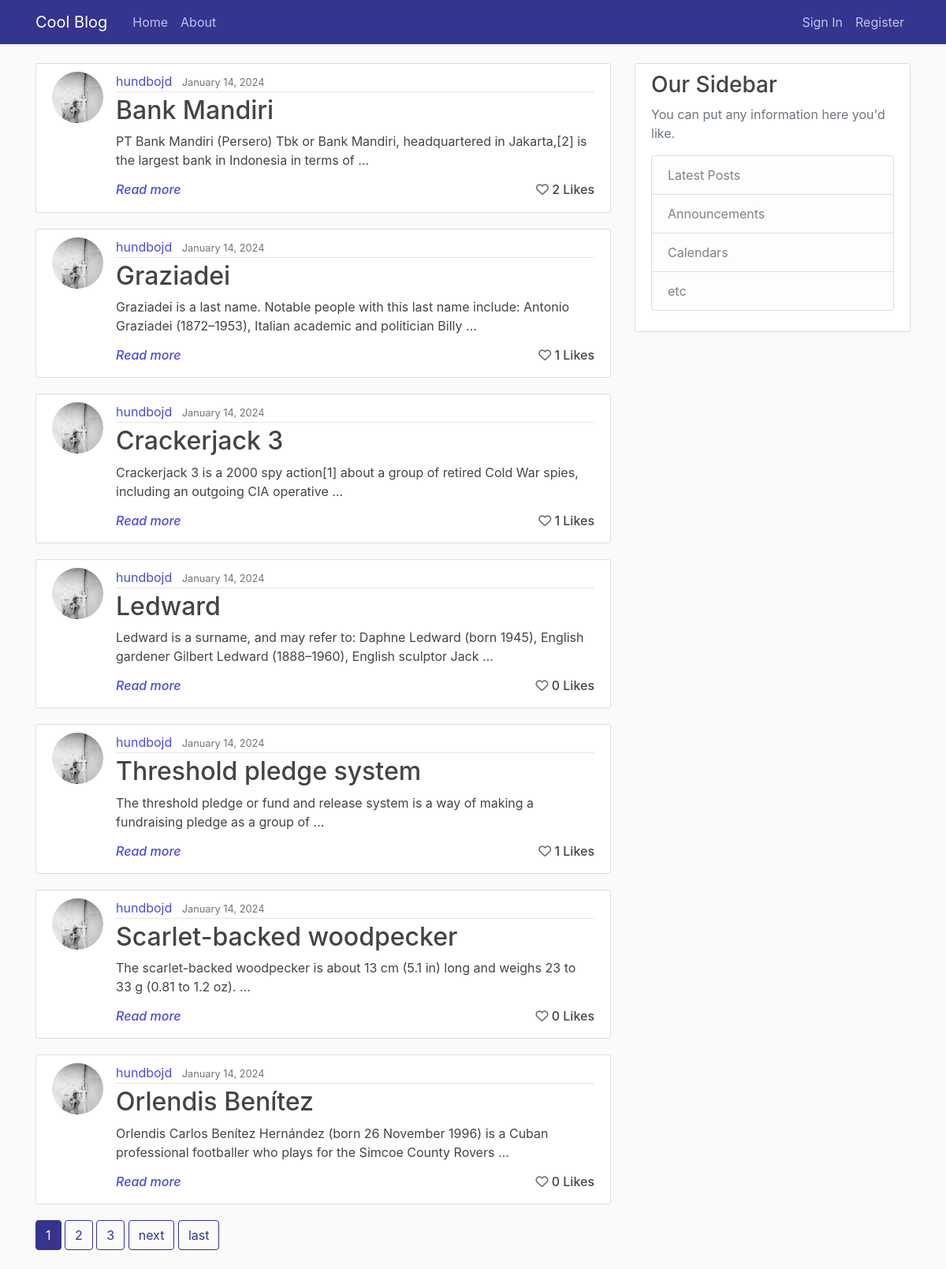
Before: / with the older database file.
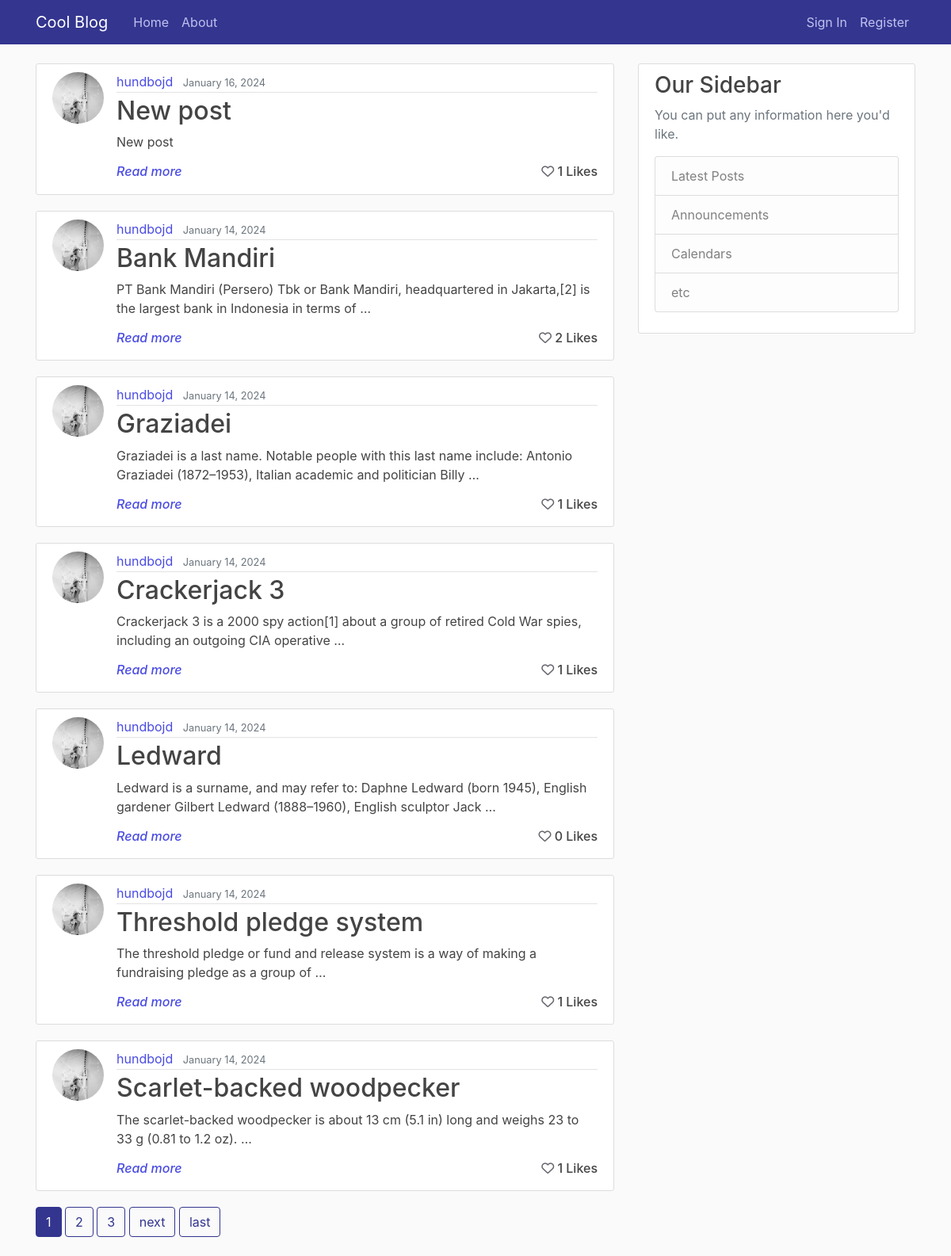
After: the same page with the newer database file.
### blog/models.py (models this page shows, shortened)
class Post(models.Model):
    title = models.CharField(max_length=100)
    content = models.TextField()
    date_posted = models.DateTimeField(default=timezone.now)
    author = models.ForeignKey(User, on_delete=models.CASCADE)
    likes = models.ManyToManyField(User, related_name='post_like', blank=True)
    def number_of_likes(self):
        return self.likes.count()

### users/models.py (models this page shows, shortened)
class Profile(models.Model):
    user = models.OneToOneField(User, on_delete=models.CASCADE)
    image = models.ImageField(default='default.jpg', upload_to='profile_pics')
    bio = models.CharField(null=True, blank=True, max_length=150)
    city = models.CharField(null=True, blank=True, max_length=20)
    social = models.CharField(null=True, blank=True, max_length=100)

### blog/views.py (the view)
# urls.py: path('', PostListView.as_view(), name='blog-home'),
class PostListView(ListView):
    model = Post
    template_name = 'blog/home.html'
    context_object_name = 'posts'
    ordering = ['-date_posted']
    paginate_by = 7

### blog/templates/blog/home.html (shortened to what this page needs)
{% extends "blog/base.html" %}
{% block content %}
    {% for post in posts %}
        <article class="media content-section">
          <img class="rounded-circle article-img" src=" {{post.author.profile.image.url }}">
          <div class="media-body">
            <div class="article-metadata">
              <a class="mr-2" href="{% url 'profile' post.author.id %}">{{ post.author }}</a>
              <small class="text-muted">{{ post.date_posted|date:"F d, Y" }}</small>
            </div >
            <h2><a class="article-title" href="{% url 'post-detail' post.id %}">{{ post.title }}</a></h2>
            <p class="article-content">{{ post.content|truncatewords:20  }}</p>
            {% if user in post.likes.all %}
                <h6><i><a class="article-content" href="{% url 'post-detail' post.id %}"><span>Read more</span></a></i><span style="float : right;"><a href="{% url 'post-likes' post.id %}#{{post.id}}" style=color:#33358f><i class="fa-solid fa-heart"></i></a> {{post.number_of_likes}} Likes</span> </h6>
            {% else %}
                <h6><i><a class="article-content" href="{% url 'post-detail' post.id %}"><span>Read more</span></a></i><span style="float : right;"><a href="{% url 'post-likes' post.id %}#{{post.id}}" style=color:#66666e><i class="fa fa-heart-o "></i></a> {{post.number_of_likes}} Likes</span> </h6>
            {% endif %}
          </div>
        </article>
    {% endfor %}
    {% if is_paginated %}
        {% for num in page_obj.paginator.page_range %}
            {% if page_obj.number == num %}
                <a class='btn btn-info mb-4' href="?page={{num}}">{{ num }}</a>
            {% elif num > page_obj.number|add:'-3' and num < page_obj.number|add:'3'%}
                <a class='btn btn-outline-info mb-4' href="?page={{num}}">{{ num }}</a>
            {% endif %}
        {% endfor %}
        {% if page_obj.has_next %}
            <a class='btn btn-outline-info mb-4' href="?page={{page_obj.next_page_number}}">next</a>
            <a class='btn btn-outline-info mb-4' href="?page={{page_obj.paginator.num_pages}}">last</a>
        {% endif %}
    {% endif %}
{% endblock content %}

### blog/templates/blog/base.html (shortened to what this page needs)
{% load static %}
<!DOCTYPE html>
<html lang="en">
<head>
    <link rel="stylesheet" href="https://cdn.jsdelivr.net/npm/bootstrap@4.0.0/dist/css/bootstrap.min.css">
    <link rel="stylesheet" type="text/css" href="{% static 'blog/main.css' %}">
</head>
<body>
    <header class="site-header">
      <nav class="navbar navbar-expand-md navbar-dark bg-steel fixed-top">
        <div class="container">
          <a class="navbar-brand mr-4" href="/">Cool Blog</a>
          <div class="collapse navbar-collapse" id="navbarToggle">
            <div class="navbar-nav mr-auto">
              <a class="nav-item nav-link" href="{% url 'blog-home' %}">Home</a>
              <a class="nav-item nav-link" href="{% url 'blog-about' %}">About</a>
            </div>
            <div class="navbar-nav">
              {% if user.is_authenticated %}
                <a class="nav-item nav-link" href="{% url 'post-create' %}">New Post</a>
                <a class="nav-item nav-link" href="{% url 'profile' request.user.id %}">My profile</a>
                <form method="POST" action="{% url 'logout' %}">
                    {% csrf_token %}
                    <button class="nav-item nav-link" type="submit"
                     style="background-color: #33358f; border: 0; cursor: pointer;">Log Out
                    </button>
                </form>
              {% else %}
                <a class="nav-item nav-link" href="{% url 'login' %}">Sign In</a>
                <a class="nav-item nav-link" href="{% url 'register' %}">Register</a>
              {% endif %}
            </div>
          </div>
        </div>
      </nav>
    </header>
    <main role="main" class="container">
      <div class="row">
        <div class="col-md-8">
          {% block content %}{% endblock %}
        </div>
        <div class="col-md-4">
          <div class="content-section">
            <h3>Our Sidebar</h3>
            <p class='text-muted'>You can put any information here you'd like.
              <ul class="list-group">
                <li class="list-group-item list-group-item-light">Latest Posts</li>
                <li class="list-group-item list-group-item-light">Announcements</li>
                <li class="list-group-item list-group-item-light">Calendars</li>
                <li class="list-group-item list-group-item-light">etc</li>
              </ul>
            </p>
          </div>
        </div>
      </div>
    </main>
</body>
</html>

### blog/static/blog/main.css (style rules this page uses)
body { background: #fafafa; color: #444444; margin-top: 5rem; }
h1, h2, h3, h4, h5, h6 { color: #444444; }
a { color: #494be3; }
ul { margin: 0; }
.bg-steel { background-color: #33358f; }
.site-header .navbar-nav .nav-link { color: #c0c1f0; }
a.btn.btn-info { background: #33358f; border-color: #33358f; }
a.btn.btn-outline-info { color: #33358f; border-color: #33358f; }
.content-section { background: #ffffff; padding: 10px 20px; border: 1px solid #dddddd; border-radius: 3px; margin-bottom: 20px; }
.article-title { color: #444444; }
.article-content { white-space: pre-line; }
.article-img { height: 65px; width: 65px; margin-right: 16px; }
.article-metadata { padding-bottom: 1px; margin-bottom: 4px; border-bottom: 1px solid #e3e3e3 }

Changed rows visible on the page:
no longer on this page (row unchanged): Post: author.profile.image (picture), author "hundbojd", date_posted "January 14, 2024", title "Orlendis Benítez", content "Orlendis Carlos Benítez Hernández (born 26 November 1996) is a Cuban professional footballer who plays for the Simcoe County Rovers …", number_of_likes "0"
added Post: author.profile.image (picture), author "hundbojd", date_posted "January 16, 2024", title "New post", content "New post", number_of_likes "1"
computed for Post "Scarlet-backed woodpecker": number_of_likes "0" → "1"
